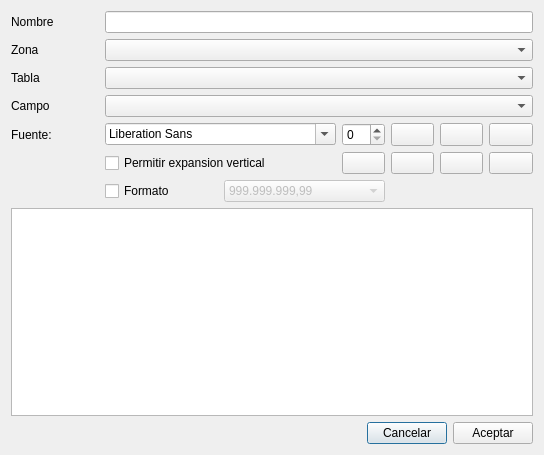
<?xml version="1.0" encoding="UTF-8"?>
<ui version="4.0">
 <class>editFieldDlg</class>
 <widget class="QDialog" name="editFieldDlg">
  <property name="geometry">
   <rect>
    <x>0</x>
    <y>0</y>
    <width>544</width>
    <height>455</height>
   </rect>
  </property>
  <property name="windowTitle">
   <string>Dialog</string>
  </property>
  <layout class="QGridLayout" name="gridLayout">
   <item row="4" column="0">
    <widget class="QLabel" name="label_4">
     <property name="text">
      <string>Fuente:</string>
     </property>
    </widget>
   </item>
   <item row="5" column="3">
    <widget class="QPushButton" name="btnColor">
     <property name="maximumSize">
      <size>
       <width>43</width>
       <height>24</height>
      </size>
     </property>
     <property name="text">
      <string/>
     </property>
     <property name="icon">
      <iconset resource="resource.qrc">
       <normaloff>:/icons/font.png</normaloff>:/icons/font.png</iconset>
     </property>
     <property name="autoDefault">
      <bool>false</bool>
     </property>
    </widget>
   </item>
   <item row="4" column="6">
    <widget class="QPushButton" name="btnUnder">
     <property name="maximumSize">
      <size>
       <width>44</width>
       <height>24</height>
      </size>
     </property>
     <property name="text">
      <string/>
     </property>
     <property name="icon">
      <iconset resource="resource.qrc">
       <normaloff>:/icons/text_underline.png</normaloff>:/icons/text_underline.png</iconset>
     </property>
     <property name="checkable">
      <bool>true</bool>
     </property>
     <property name="autoDefault">
      <bool>false</bool>
     </property>
    </widget>
   </item>
   <item row="5" column="4">
    <widget class="QPushButton" name="btnLeft">
     <property name="maximumSize">
      <size>
       <width>43</width>
       <height>24</height>
      </size>
     </property>
     <property name="text">
      <string/>
     </property>
     <property name="icon">
      <iconset resource="resource.qrc">
       <normaloff>:/icons/text_align_left.png</normaloff>:/icons/text_align_left.png</iconset>
     </property>
     <property name="autoDefault">
      <bool>false</bool>
     </property>
    </widget>
   </item>
   <item row="5" column="6">
    <widget class="QPushButton" name="btnRigth">
     <property name="maximumSize">
      <size>
       <width>44</width>
       <height>24</height>
      </size>
     </property>
     <property name="text">
      <string/>
     </property>
     <property name="icon">
      <iconset resource="resource.qrc">
       <normaloff>:/icons/text_align_right.png</normaloff>:/icons/text_align_right.png</iconset>
     </property>
     <property name="autoDefault">
      <bool>false</bool>
     </property>
     <property name="flat">
      <bool>false</bool>
     </property>
    </widget>
   </item>
   <item row="5" column="5">
    <widget class="QPushButton" name="btnCenter">
     <property name="maximumSize">
      <size>
       <width>43</width>
       <height>24</height>
      </size>
     </property>
     <property name="text">
      <string/>
     </property>
     <property name="icon">
      <iconset resource="resource.qrc">
       <normaloff>:/icons/text_align_center.png</normaloff>:/icons/text_align_center.png</iconset>
     </property>
     <property name="autoDefault">
      <bool>false</bool>
     </property>
    </widget>
   </item>
   <item row="4" column="1" colspan="2">
    <widget class="QFontComboBox" name="fontComboBox"/>
   </item>
   <item row="4" column="4">
    <widget class="QPushButton" name="btnBold">
     <property name="maximumSize">
      <size>
       <width>43</width>
       <height>24</height>
      </size>
     </property>
     <property name="text">
      <string/>
     </property>
     <property name="icon">
      <iconset resource="resource.qrc">
       <normaloff>:/icons/text_bold.png</normaloff>:/icons/text_bold.png</iconset>
     </property>
     <property name="checkable">
      <bool>true</bool>
     </property>
     <property name="autoDefault">
      <bool>false</bool>
     </property>
    </widget>
   </item>
   <item row="4" column="5">
    <widget class="QPushButton" name="btnItalic">
     <property name="maximumSize">
      <size>
       <width>43</width>
       <height>24</height>
      </size>
     </property>
     <property name="text">
      <string/>
     </property>
     <property name="icon">
      <iconset resource="resource.qrc">
       <normaloff>:/icons/text_italic.png</normaloff>:/icons/text_italic.png</iconset>
     </property>
     <property name="checkable">
      <bool>true</bool>
     </property>
     <property name="autoDefault">
      <bool>false</bool>
     </property>
    </widget>
   </item>
   <item row="5" column="1" colspan="2">
    <widget class="QCheckBox" name="checkBox">
     <property name="text">
      <string>Permitir expansion vertical</string>
     </property>
    </widget>
   </item>
   <item row="1" column="0">
    <widget class="QLabel" name="label">
     <property name="text">
      <string>Zona</string>
     </property>
    </widget>
   </item>
   <item row="7" column="0" colspan="7">
    <widget class="QGraphicsView" name="graphicsView"/>
   </item>
   <item row="6" column="2" colspan="2">
    <widget class="QComboBox" name="comobFormato">
     <property name="enabled">
      <bool>false</bool>
     </property>
     <item>
      <property name="text">
       <string>999.999.999,99</string>
      </property>
     </item>
     <item>
      <property name="text">
       <string>999,999,999.99</string>
      </property>
     </item>
     <item>
      <property name="text">
       <string>999999999,99</string>
      </property>
     </item>
     <item>
      <property name="text">
       <string>999999999.99</string>
      </property>
     </item>
     <item>
      <property name="text">
       <string>999.999.999,999</string>
      </property>
     </item>
     <item>
      <property name="text">
       <string>999.999.999,9999</string>
      </property>
     </item>
     <item>
      <property name="text">
       <string>dd/mm/aa</string>
      </property>
     </item>
     <item>
      <property name="text">
       <string>dd/mm/aaaa</string>
      </property>
     </item>
     <item>
      <property name="text">
       <string>0:1 -&gt; Sí:No</string>
      </property>
     </item>
    </widget>
   </item>
   <item row="1" column="1" colspan="6">
    <widget class="QComboBox" name="comboZona"/>
   </item>
   <item row="8" column="0" colspan="7">
    <layout class="QHBoxLayout" name="horizontalLayout">
     <item>
      <spacer name="horizontalSpacer">
       <property name="orientation">
        <enum>Qt::Horizontal</enum>
       </property>
       <property name="sizeHint" stdset="0">
        <size>
         <width>40</width>
         <height>20</height>
        </size>
       </property>
      </spacer>
     </item>
     <item>
      <widget class="QPushButton" name="btnCancel">
       <property name="text">
        <string>Cancelar</string>
       </property>
      </widget>
     </item>
     <item>
      <widget class="QPushButton" name="btnAceptar">
       <property name="text">
        <string>Aceptar</string>
       </property>
      </widget>
     </item>
    </layout>
   </item>
   <item row="6" column="1">
    <widget class="QCheckBox" name="checkBox_2">
     <property name="text">
      <string>Formato</string>
     </property>
    </widget>
   </item>
   <item row="3" column="1" colspan="6">
    <widget class="QComboBox" name="comboCampo"/>
   </item>
   <item row="4" column="3">
    <widget class="QSpinBox" name="sizeSpin"/>
   </item>
   <item row="2" column="0">
    <widget class="QLabel" name="label_2">
     <property name="text">
      <string>Tabla</string>
     </property>
    </widget>
   </item>
   <item row="2" column="1" colspan="6">
    <widget class="QComboBox" name="comboTabla"/>
   </item>
   <item row="3" column="0">
    <widget class="QLabel" name="label_3">
     <property name="text">
      <string>Campo</string>
     </property>
    </widget>
   </item>
   <item row="0" column="1" colspan="6">
    <widget class="QLineEdit" name="txtNombre"/>
   </item>
   <item row="0" column="0">
    <widget class="QLabel" name="label_5">
     <property name="text">
      <string>Nombre</string>
     </property>
    </widget>
   </item>
  </layout>
 </widget>
 <resources>
  <include location="resource.qrc"/>
 </resources>
 <connections/>
</ui>
